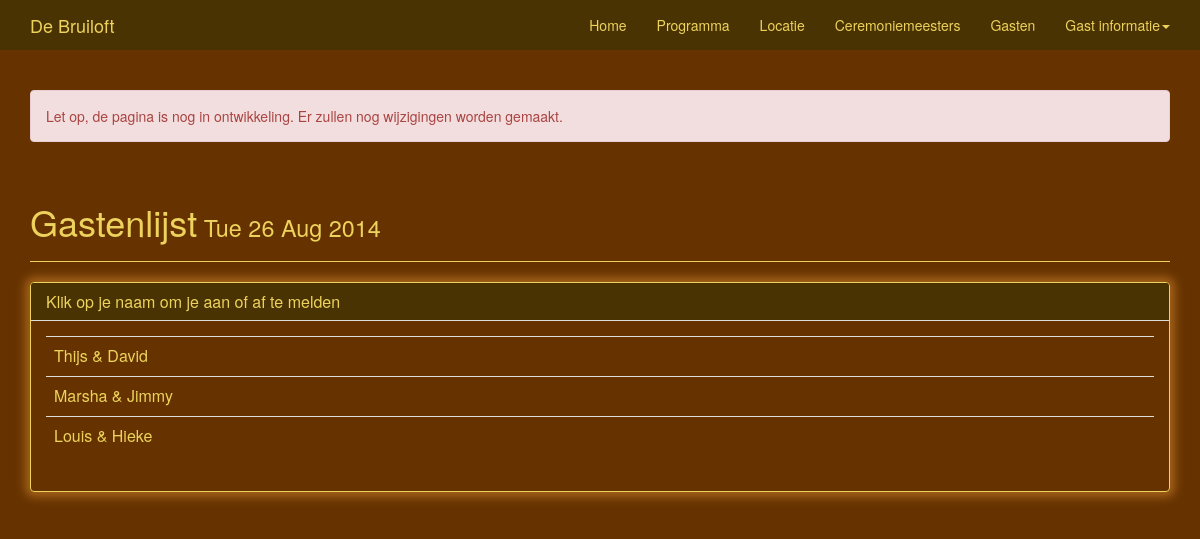
Page /guests/ on the earlier database version.
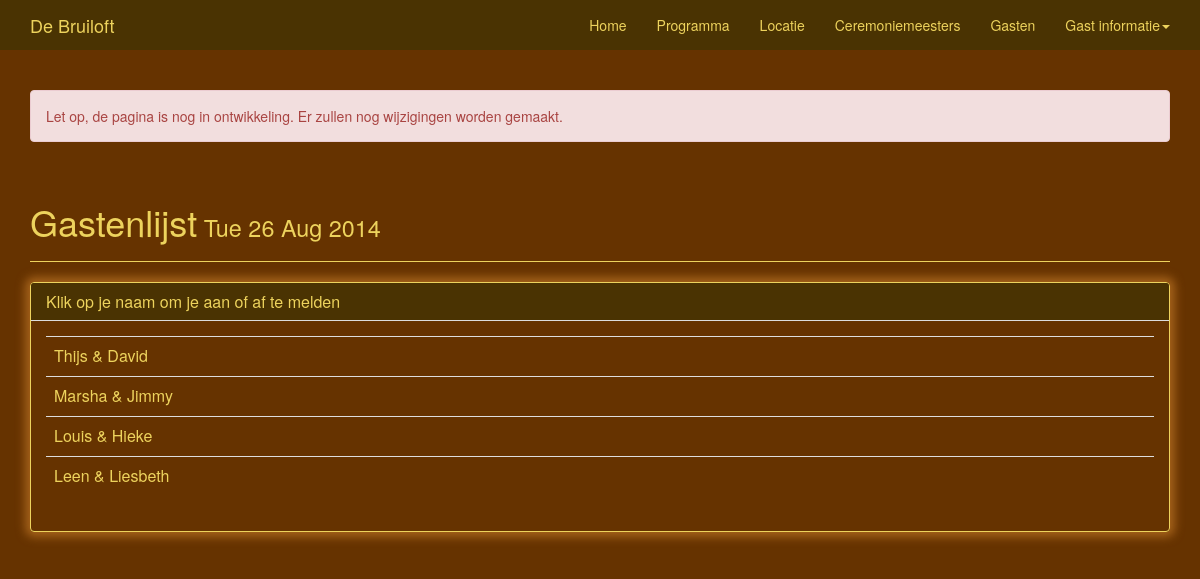
Same page on the later database version.
### wedding/models.py (models this page shows, shortened)
class Invitee(models.Model):
    party_name = models.CharField(max_length=50)
    created_at = models.DateTimeField(auto_now_add=True)
    updated_at = models.DateTimeField(auto_now=True)

### wedding/views.py (the view)
# urls.py: url(r'^guests/$', views.GuestsView.as_view(), name='guests'),
class GuestsView(generic.ListView):
    template_name = 'wedding/guests.html'
    context_object_name = 'guest_list'
    import datetime
    today = datetime.date.today()
    someday = datetime.date(2014, 10, 31)
    diff = someday - today
    def get_queryset(self):
        return Invitee.objects.all().order_by('-party_name')[:5]

### wedding/templates/wedding/guests.html (shortened to what this page needs)
{% extends "wedding/main.html" %}
{% block content %}
<div class='container'>
	<div class="page-header">
		<h1>Gastenlijst<small> {% now "D d M Y" %} 	</small></h1>
	</div>
	<div class="panel panel-default">
		<div class="panel-heading">
			<h3 class="panel-title">Klik op je naam om je aan of af te melden</h3>
		</div>
		<div class="panel-body">
					<table class="table table-responsive table-guests">
					{% for guest in guest_list %}
						<tr>
							<td><a href="{{guest.id }}"> {{ guest.party_name }} </a></td>
						</tr>
					{% endfor %}
					</table>
				</div>
			</div>
		</div>
{% endblock %}

Differences in the rows shown:
added Invitee: party_name "Leen & Liesbeth"
